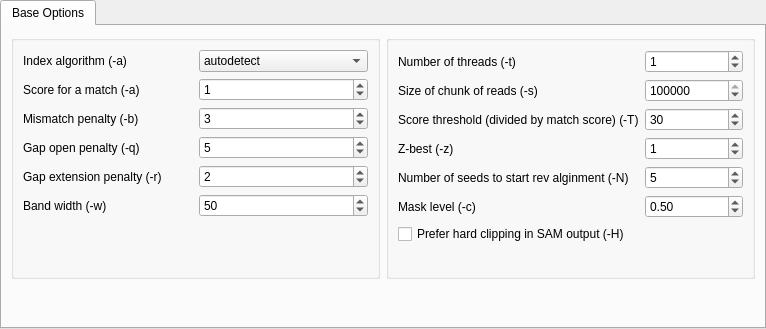
<?xml version="1.0" encoding="UTF-8"?>
<ui version="4.0">
 <class>BwaSwSettings</class>
 <widget class="QWidget" name="BwaSwSettings">
  <property name="geometry">
   <rect>
    <x>0</x>
    <y>0</y>
    <width>766</width>
    <height>329</height>
   </rect>
  </property>
  <property name="windowTitle">
   <string>Form</string>
  </property>
  <layout class="QVBoxLayout" name="verticalLayout_2">
   <property name="sizeConstraint">
    <enum>QLayout::SetMinAndMaxSize</enum>
   </property>
   <property name="margin">
    <number>0</number>
   </property>
   <item>
    <widget class="QTabWidget" name="tabWidget">
     <property name="currentIndex">
      <number>0</number>
     </property>
     <widget class="QWidget" name="tab">
      <attribute name="title">
       <string>Base Options</string>
      </attribute>
      <layout class="QVBoxLayout" name="verticalLayout">
       <property name="sizeConstraint">
        <enum>QLayout::SetMaximumSize</enum>
       </property>
       <item>
        <layout class="QHBoxLayout" name="horizontalLayout">
         <property name="sizeConstraint">
          <enum>QLayout::SetMinAndMaxSize</enum>
         </property>
         <item>
          <widget class="QGroupBox" name="groupBox_0">
           <property name="title">
            <string/>
           </property>
           <layout class="QGridLayout" name="gridLayout_2">
            <property name="sizeConstraint">
             <enum>QLayout::SetMinAndMaxSize</enum>
            </property>
            <item row="8" column="1">
             <widget class="QSpinBox" name="bandWidthSpinbox">
              <property name="value">
               <number>50</number>
              </property>
             </widget>
            </item>
            <item row="0" column="1">
             <widget class="QComboBox" name="indexAlgorithmComboBox">
              <property name="currentIndex">
               <number>0</number>
              </property>
              <item>
               <property name="text">
                <string>autodetect</string>
               </property>
              </item>
              <item>
               <property name="text">
                <string>bwtsw</string>
               </property>
              </item>
              <item>
               <property name="text">
                <string>div</string>
               </property>
              </item>
              <item>
               <property name="text">
                <string>is</string>
               </property>
              </item>
             </widget>
            </item>
            <item row="1" column="0">
             <widget class="QLabel" name="label_7">
              <property name="layoutDirection">
               <enum>Qt::LeftToRight</enum>
              </property>
              <property name="text">
               <string>Score for a match (-a)</string>
              </property>
              <property name="alignment">
               <set>Qt::AlignLeading|Qt::AlignLeft|Qt::AlignVCenter</set>
              </property>
              <property name="margin">
               <number>5</number>
              </property>
             </widget>
            </item>
            <item row="1" column="1">
             <widget class="QSpinBox" name="matchScoreSpinbox">
              <property name="value">
               <number>1</number>
              </property>
             </widget>
            </item>
            <item row="2" column="0">
             <widget class="QLabel" name="label_8">
              <property name="layoutDirection">
               <enum>Qt::LeftToRight</enum>
              </property>
              <property name="text">
               <string>Mismatch penalty (-b)</string>
              </property>
              <property name="alignment">
               <set>Qt::AlignLeading|Qt::AlignLeft|Qt::AlignVCenter</set>
              </property>
              <property name="margin">
               <number>5</number>
              </property>
             </widget>
            </item>
            <item row="2" column="1">
             <widget class="QSpinBox" name="mismatchScoreSpinbox">
              <property name="value">
               <number>3</number>
              </property>
             </widget>
            </item>
            <item row="3" column="0">
             <widget class="QLabel" name="label_17">
              <property name="layoutDirection">
               <enum>Qt::LeftToRight</enum>
              </property>
              <property name="text">
               <string>Gap open penalty (-q)</string>
              </property>
              <property name="alignment">
               <set>Qt::AlignLeading|Qt::AlignLeft|Qt::AlignVCenter</set>
              </property>
              <property name="margin">
               <number>5</number>
              </property>
             </widget>
            </item>
            <item row="3" column="1">
             <widget class="QSpinBox" name="gapOpenSpinbox">
              <property name="value">
               <number>5</number>
              </property>
             </widget>
            </item>
            <item row="4" column="0">
             <widget class="QLabel" name="label_18">
              <property name="layoutDirection">
               <enum>Qt::LeftToRight</enum>
              </property>
              <property name="text">
               <string>Gap extension penalty (-r)</string>
              </property>
              <property name="alignment">
               <set>Qt::AlignLeading|Qt::AlignLeft|Qt::AlignVCenter</set>
              </property>
              <property name="margin">
               <number>5</number>
              </property>
             </widget>
            </item>
            <item row="4" column="1">
             <widget class="QSpinBox" name="gapExtSpinbox">
              <property name="value">
               <number>2</number>
              </property>
             </widget>
            </item>
            <item row="8" column="0">
             <widget class="QLabel" name="label_43">
              <property name="layoutDirection">
               <enum>Qt::LeftToRight</enum>
              </property>
              <property name="text">
               <string>Band width (-w)</string>
              </property>
              <property name="alignment">
               <set>Qt::AlignLeading|Qt::AlignLeft|Qt::AlignVCenter</set>
              </property>
              <property name="margin">
               <number>5</number>
              </property>
             </widget>
            </item>
            <item row="13" column="0" colspan="2">
             <spacer name="verticalSpacer_2">
              <property name="orientation">
               <enum>Qt::Vertical</enum>
              </property>
              <property name="sizeHint" stdset="0">
               <size>
                <width>20</width>
                <height>0</height>
               </size>
              </property>
             </spacer>
            </item>
            <item row="0" column="0">
             <widget class="QLabel" name="label_3">
              <property name="text">
               <string>Index algorithm (-a)</string>
              </property>
              <property name="alignment">
               <set>Qt::AlignLeading|Qt::AlignLeft|Qt::AlignVCenter</set>
              </property>
              <property name="margin">
               <number>5</number>
              </property>
             </widget>
            </item>
           </layout>
          </widget>
         </item>
         <item>
          <widget class="QGroupBox" name="groupBox">
           <layout class="QGridLayout" name="gridLayout_3">
            <property name="sizeConstraint">
             <enum>QLayout::SetMinAndMaxSize</enum>
            </property>
            <item row="0" column="0">
             <widget class="QLabel" name="label_2">
              <property name="layoutDirection">
               <enum>Qt::LeftToRight</enum>
              </property>
              <property name="text">
               <string>Number of threads (-t)</string>
              </property>
              <property name="alignment">
               <set>Qt::AlignLeading|Qt::AlignLeft|Qt::AlignVCenter</set>
              </property>
              <property name="margin">
               <number>5</number>
              </property>
             </widget>
            </item>
            <item row="0" column="1">
             <widget class="QSpinBox" name="numThreadsSpinbox">
              <property name="value">
               <number>1</number>
              </property>
             </widget>
            </item>
            <item row="1" column="0">
             <widget class="QLabel" name="label_39">
              <property name="layoutDirection">
               <enum>Qt::LeftToRight</enum>
              </property>
              <property name="text">
               <string>Size of chunk of reads (-s)</string>
              </property>
              <property name="alignment">
               <set>Qt::AlignLeading|Qt::AlignLeft|Qt::AlignVCenter</set>
              </property>
              <property name="margin">
               <number>5</number>
              </property>
             </widget>
            </item>
            <item row="1" column="1">
             <widget class="QSpinBox" name="chunkSizeSpinbox">
              <property name="minimum">
               <number>100</number>
              </property>
              <property name="maximum">
               <number>4000000</number>
              </property>
              <property name="singleStep">
               <number>1000</number>
              </property>
              <property name="value">
               <number>1000000</number>
              </property>
             </widget>
            </item>
            <item row="2" column="0">
             <widget class="QLabel" name="label_37">
              <property name="layoutDirection">
               <enum>Qt::LeftToRight</enum>
              </property>
              <property name="text">
               <string>Score threshold (divided by match score) (-T)</string>
              </property>
              <property name="alignment">
               <set>Qt::AlignLeading|Qt::AlignLeft|Qt::AlignVCenter</set>
              </property>
              <property name="margin">
               <number>5</number>
              </property>
             </widget>
            </item>
            <item row="2" column="1">
             <widget class="QSpinBox" name="scoreThresholdSpinbox">
              <property name="value">
               <number>30</number>
              </property>
             </widget>
            </item>
            <item row="6" column="0">
             <widget class="QLabel" name="label_38">
              <property name="layoutDirection">
               <enum>Qt::LeftToRight</enum>
              </property>
              <property name="text">
               <string>Z-best (-z)</string>
              </property>
              <property name="alignment">
               <set>Qt::AlignLeading|Qt::AlignLeft|Qt::AlignVCenter</set>
              </property>
              <property name="margin">
               <number>5</number>
              </property>
             </widget>
            </item>
            <item row="6" column="1">
             <widget class="QSpinBox" name="zBestSpinbox">
              <property name="value">
               <number>1</number>
              </property>
             </widget>
            </item>
            <item row="7" column="0">
             <widget class="QLabel" name="label_44">
              <property name="layoutDirection">
               <enum>Qt::LeftToRight</enum>
              </property>
              <property name="text">
               <string>Number of seeds to start rev alginment (-N)</string>
              </property>
              <property name="alignment">
               <set>Qt::AlignLeading|Qt::AlignLeft|Qt::AlignVCenter</set>
              </property>
              <property name="margin">
               <number>5</number>
              </property>
             </widget>
            </item>
            <item row="7" column="1">
             <widget class="QSpinBox" name="revAlnThreshold">
              <property name="toolTip">
               <string>&lt;html&gt;&lt;head/&gt;&lt;body&gt;&lt;p&gt;Number of seed to trigger reverse alignment&lt;/p&gt;&lt;/body&gt;&lt;/html&gt;</string>
              </property>
              <property name="value">
               <number>5</number>
              </property>
             </widget>
            </item>
            <item row="10" column="0" colspan="2">
             <spacer name="verticalSpacer">
              <property name="orientation">
               <enum>Qt::Vertical</enum>
              </property>
              <property name="sizeHint" stdset="0">
               <size>
                <width>20</width>
                <height>0</height>
               </size>
              </property>
             </spacer>
            </item>
            <item row="8" column="1">
             <widget class="QDoubleSpinBox" name="maskLevelSpinbox">
              <property name="value">
               <double>0.500000000000000</double>
              </property>
             </widget>
            </item>
            <item row="8" column="0">
             <widget class="QLabel" name="label_42">
              <property name="layoutDirection">
               <enum>Qt::LeftToRight</enum>
              </property>
              <property name="text">
               <string>Mask level (-c)</string>
              </property>
              <property name="alignment">
               <set>Qt::AlignLeading|Qt::AlignLeft|Qt::AlignVCenter</set>
              </property>
              <property name="margin">
               <number>5</number>
              </property>
             </widget>
            </item>
            <item row="9" column="0">
             <widget class="QCheckBox" name="hardClippingCheckBox">
              <property name="text">
               <string>Prefer hard clipping in SAM output (-H)</string>
              </property>
             </widget>
            </item>
           </layout>
          </widget>
         </item>
        </layout>
       </item>
       <item>
        <widget class="QLabel" name="label">
         <property name="text">
          <string>&lt;!DOCTYPE HTML PUBLIC &quot;-//W3C//DTD HTML 4.0//EN&quot; &quot;http://www.w3.org/TR/REC-html40/strict.dtd&quot;&gt;
&lt;html&gt;&lt;head&gt;&lt;meta name=&quot;qrichtext&quot; content=&quot;1&quot; /&gt;&lt;style type=&quot;text/css&quot;&gt;
p, li { white-space: pre-wrap; }
&lt;/style&gt;&lt;/head&gt;&lt;body style=&quot; font-family:'MS Shell Dlg 2'; font-size:8.25pt; font-weight:400; font-style:normal;&quot;&gt;
&lt;p style=&quot;-qt-paragraph-type:empty; margin-top:0px; margin-bottom:0px; margin-left:0px; margin-right:0px; -qt-block-indent:0; text-indent:0px; font-size:8pt;&quot;&gt;&lt;/p&gt;&lt;/body&gt;&lt;/html&gt;</string>
         </property>
         <property name="textFormat">
          <enum>Qt::RichText</enum>
         </property>
         <property name="wordWrap">
          <bool>true</bool>
         </property>
        </widget>
       </item>
       <item>
        <widget class="QLabel" name="warningLabel">
         <property name="text">
          <string/>
         </property>
         <property name="wordWrap">
          <bool>true</bool>
         </property>
        </widget>
       </item>
      </layout>
     </widget>
    </widget>
   </item>
  </layout>
 </widget>
 <resources/>
 <connections/>
</ui>
